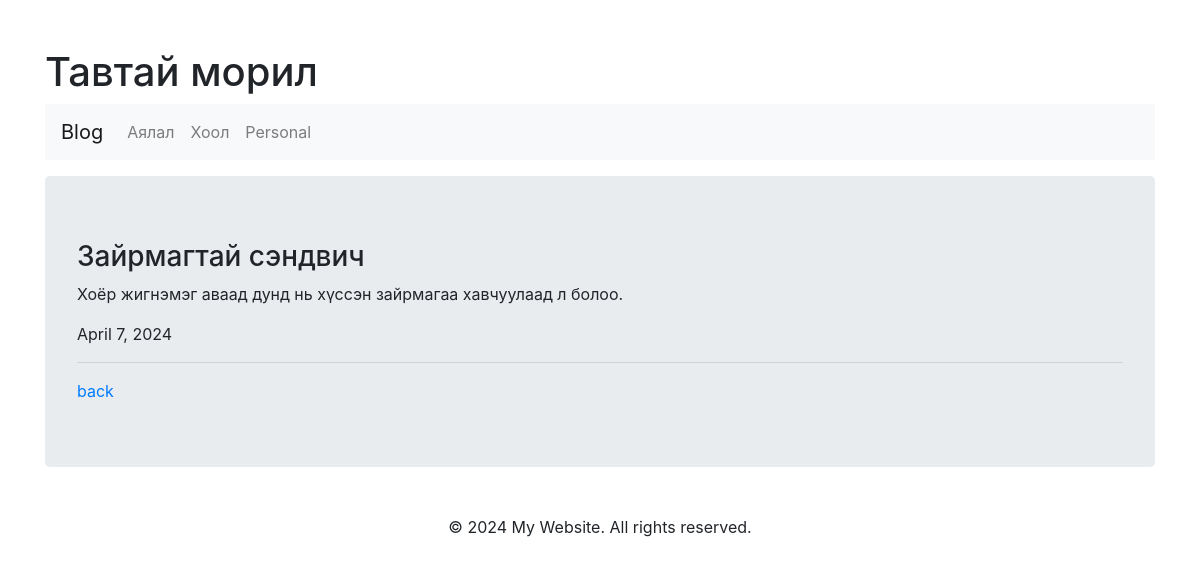
Screenshot of /blog/detail/4 with the database file from the repository.
### app_blog/models.py (models this page shows, shortened)
class Blog(models.Model):
    bname = models.CharField(max_length=255)
    bcontent = models.CharField(max_length=2500, null=True)
    bdate = models.DateField(auto_now_add=True)
    btorol = models.ForeignKey(Torol, on_delete=models.CASCADE)
    class Meta:
        db_table = 'tbl_blog'

### app_blog/views.py (the view)
# urls.py: path('detail/<int:id>', detail_blog, name='detailBlog'),
def detail_blog(request, id):
    blog = Blog.objects.get(id=id)
    return render(request, 'blog/detail.html', {'blog': blog})

### templates/blog/detail.html
{%extends '../base.html'%}
{%block content%}
<div>
    <h3>{{blog.bname}}</h3>
    <p>{{blog.bcontent}}</p>
    <span>{{blog.bdate}}</span>
</div>
<hr>
<a href="{%url 'blog:readBlog' blog.btorol.id%}">back</a>
{%endblock%}

### rows the page displays
Blog: bname "Зайрмагтай сэндвич", bcontent "Хоёр жигнэмэг аваад дунд нь хүссэн зайрмагаа хавчуулаад л болоо.", bdate "April 7, 2024"
